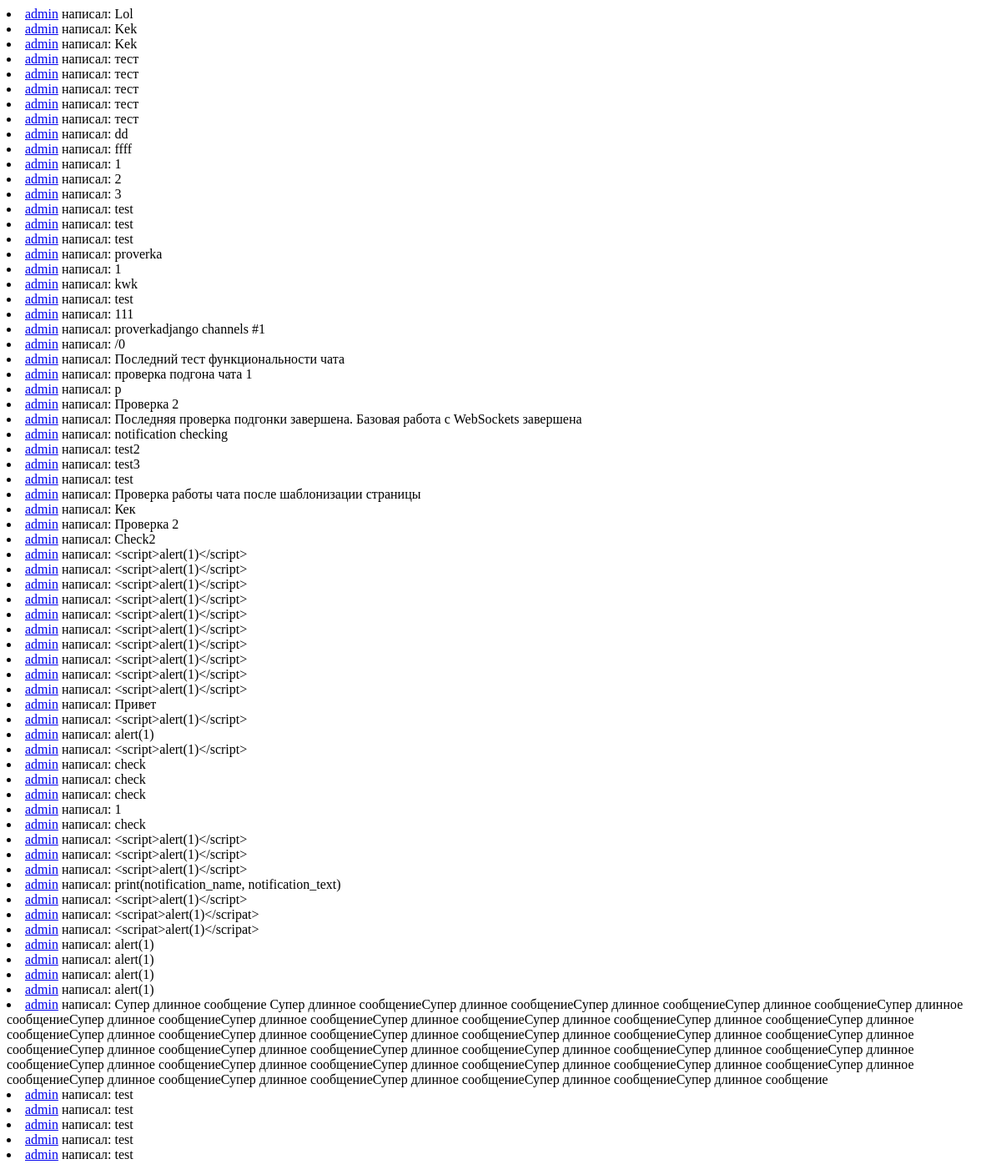
The app's page /chat/messages/, older data.
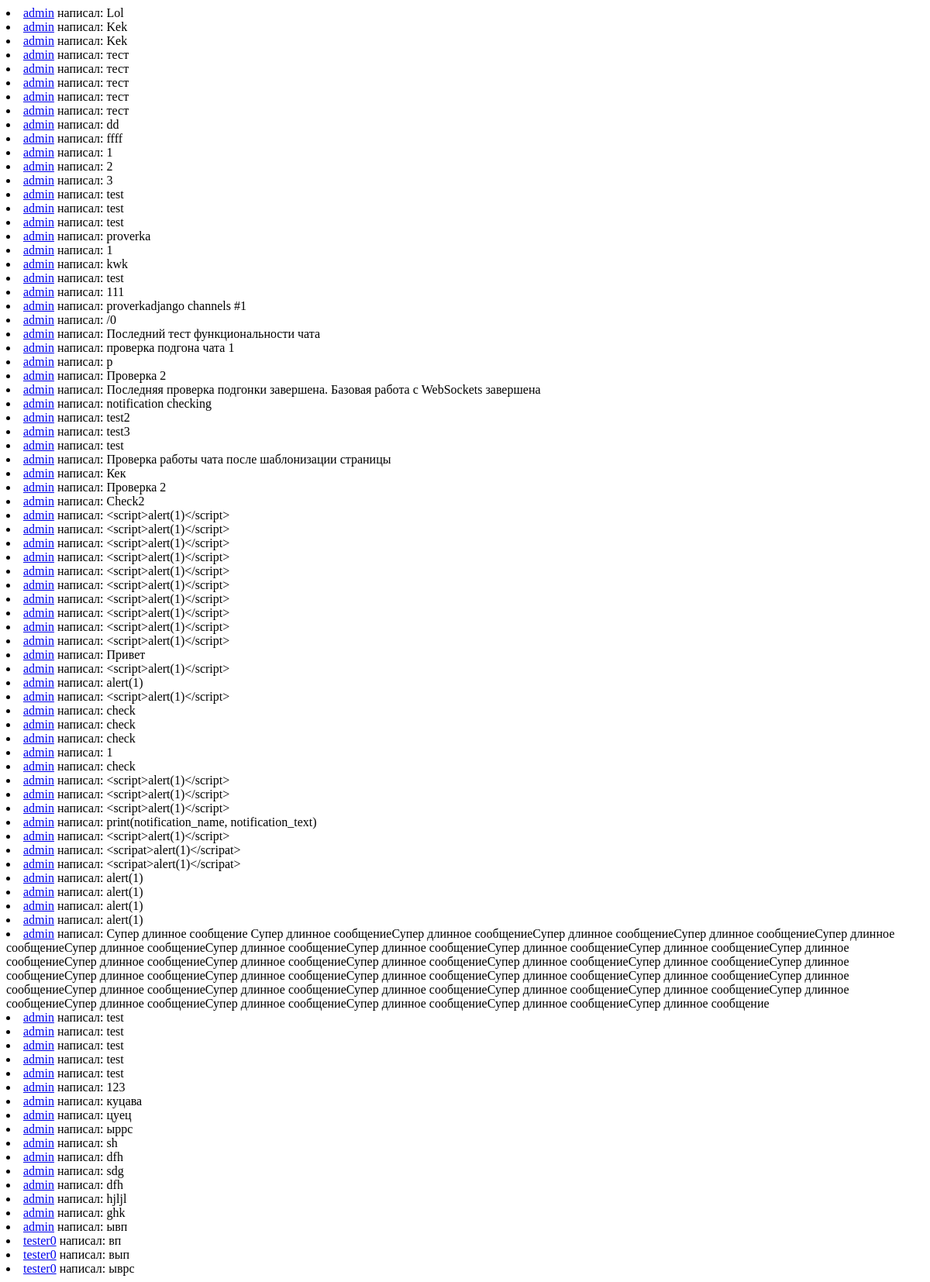
The same page, newer data.
### chat/models.py (models this page shows, shortened)
class Chat(models.Model):
    created = models.DateTimeField(auto_now_add=True)
    message = models.CharField(max_length=255)
    user = models.ForeignKey(User, on_delete=models.CASCADE)

### chat/views.py (the view)
# urls.py: path('messages/', views.messages, name='messages'),
def messages(request):
    chat = Chat.objects.all()
    return render(request, 'chat/messages.html', {'chat': chat})

### chat/templates/chat/messages.html
{% for obj in chat %}
    {% if obj.user == request.user %}
        <li class="text-left list-group-item">Вы написали: {{ obj.message }}</li>
    {% else %}
<li class="text-left list-group-item"><a href="/profile/{{ obj.user.username }}">{{ obj.user.username }}</a> написал: {{ obj.message }}</li>
    {% endif %}
{% empty %}
    <li class="text-right list-group-item">No messages!</li>
{% endfor %}

Row changes from the older to the newer data that the page shows:
added Chat: user.username "admin", message "123"
added Chat: user.username "admin", message "куцава"
added Chat: user.username "admin", message "цуец"
added Chat: user.username "admin", message "ыррс"
added Chat: user.username "admin", message "sh"
added Chat: user.username "admin", message "dfh"
added Chat: user.username "admin", message "sdg"
added Chat: user.username "admin", message "dfh"
added Chat: user.username "admin", message "hjljl"
added Chat: user.username "admin", message "ghk"
added Chat: user.username "admin", message "ывп"
added Chat: user.username "tester0", message "вп"
added Chat: user.username "tester0", message "вып"
added Chat: user.username "tester0", message "ыврс"
